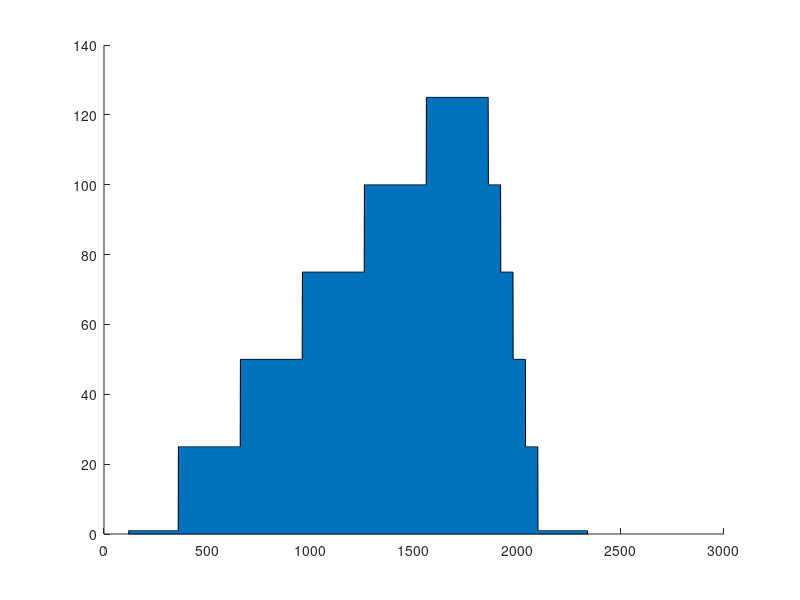

MATLAB code to generate this figure: (Note: this script raises an error after producing the figure.)
%%Plotting for document

%Plot for protocol visualization
tt = 1:44*60;
power = 0 * (tt < 2*60) + 1 * (tt >= 2*60) .* (tt < 6*60) + 25 * (tt >= 6*60) .* (tt < 11*60) + 50 * (tt >= 11*60) .* (tt < 16*60) + 75 * (tt >= 16*60) .* (tt < 21*60) + 100 * (tt >= 21*60) .* (tt < 26*60) + 125 * (tt >= 26*60) .* (tt < 31*60) + 100 * (tt >= 31*60) .* (tt < 32*60) + 75 * (tt >= 32*60) .* (tt < 33*60) + 50 * (tt >= 33*60) .* (tt < 34*60) + 25 * (tt >= 34*60) .* (tt < 35*60) + 1 * (tt >= 35*60) .* (tt < 39*60) + 0 * (tt >= 39*60) .* (tt < 44*60);

figure;
hold on;
area(tt, power);
xline_at = xline(1200, ':k', 'LineWidth', 1.5); % Dotted vertical line

grid on;
ax = gca;
ax.GridColor = [0 .5 .5];
ax.GridLineStyle = '--';
ax.GridAlpha = 0.5;
ax.Layer = 'top';

xlabel('Time (s)');
ylabel('Power (W)');

legend(xline_at, 'AT'); % Add legend for the dotted line

hold off;

%% Plot for AT detection
AT = 1.2;
VO2 = 0:0.05:3;
VCO2 = 0.8 * VO2 .* (VO2 < AT) + (1.5 * VO2 + 0.8*AT - 1.5*AT) .* (VO2 >= AT);

figure;
hold on;
plot(VO2, VCO2);
xline_at = xline(AT, ':k', 'LineWidth', 1.5); % Dotted vertical line

grid on;
ax = gca;
ax.GridColor = [0 .5 .5];
ax.GridLineStyle = '--';
ax.GridAlpha = 0.5;
ax.Layer = 'top';

xlabel("VO2'");
ylabel("VCO2'");

legend(xline_at, 'AT'); % Add legend for the dotted line

hold off;

%% Computations for AT
VO2 = zeros(4, 1000);
VCO2 = zeros(4, 1000);
times = zeros(4, 1000);
for patient = [1,4,5,6]
    %try
        [t, ~, VO2_, VCO2_, ~] = data_preprocessing(patient, "hipoxia", "exercise", 0, "ori");
        
        VO2(patient, 1:size(VO2_, 1)) = VO2_;
        VCO2(patient, 1:size(VO2_, 1)) = VCO2_;
        times(patient, 1:size(t, 1)) = t;
    %catch
    %    disp("error");







        %[~, ~, VO2_, VCO2_, ~] = data_preprocessing(patient, "hipoxia", "exercise", 0, "ori");
        
        %VO2(patient, 1:size(VO2_, 1)) = VO2_;
        %VCO2(patient, 1:size(VO2_, 1)) = VCO2_;
    %end
end

%The plot will consist in 4 curves, all in the VCO2 vs VO2 plot:
% 1. data points
% 2. Tendency curve from the first 30 points
% NOT THIS, TO COMPLICATE 3. Tendency curve from the last 30 points
% RER = 1 line, dividing plane


manually_AT = [1.07, 1.5, 1, 1.18, 1.36];
manually_AT_for_hipoxia = [1.6, 0, 0, 2.6, 2.44, 1.11];

figure; % Create a new figure
n = 1;
for i = [1, 4, 5, 6]%1:4
    subplot(2, 2, n); % Create a 3x2 grid and place plots in first 5 positions
    hold on; % Keep all plots on the same axes

    %Scatter plot of VO2 vs VCO2
    h1 = plot(VO2(i,:), VCO2(i,:), '.'); 

    % Line plot of VO2 vs itself
    h2 = plot(VO2(i,:), VO2(i,:)); 

    % Line plot with initial slope
    slope_ini = mean(VCO2(i,1:30) ./ VO2(i,1:30));
    h3 = plot(VO2(i,:), slope_ini * VO2(i,:), '-'); 

    %Vertical line at manually_AT(i)
    %xline_AT = xline(manually_AT(i), ':k', 'LineWidth', 1.5);

    %Add all legend entries at once
    %legend([h1, h2, h3, xline_AT], "data", "RER = 1", "first slope", "AT");
    legend([h1, h2], "data", "RER = 1");


    % Labels and title
    xlabel("VO2' l/min ");
    ylabel("VCO2' l/min ");
    title(['Sujeto ', num2str(i)]);
    grid on;

    
   
     % vo2 = VO2(i, VO2(i,:) > 0);
     % timess = times(i,VO2(i,:) > 0);
     % yline_AT = yline(manually_AT_for_hipoxia(i), ':k', 'LineWidth', 1.5);
     % plot(timess, vo2);
    n = n + 1;
    
end



% Adjust layout to avoid overlapping titles
sgtitle('VO2 vs VCO2 Subplots (NORMOXIA)');



